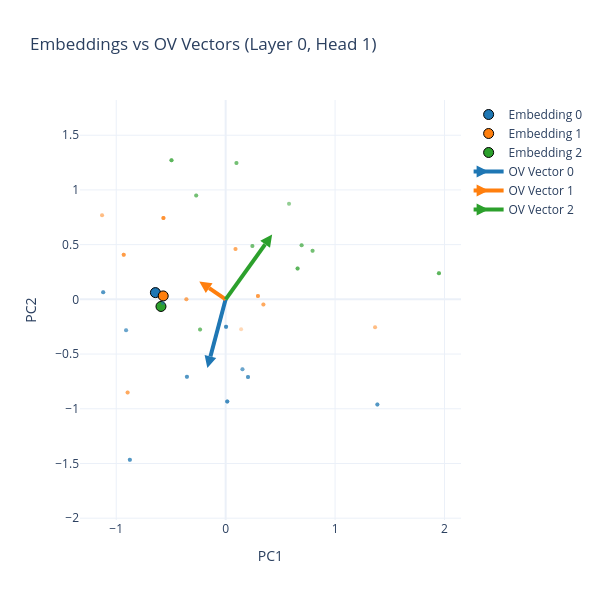

The notebook cell saved with this chart:
### Code cell
plot_real_ov_vectors(model, process, num_seqs=10, seq_len=10, layer_idx=0, head_idx=1)

### Figure 1 — Plotly figure (JSON) as saved in the notebook; plotly's stock layout.template omitted (floating-point values rounded to 4 significant figures)
{"data": [{"marker": {"color": "#1f77b4", "line": {"color": "black", "width": 1}, "size": 10, "symbol": "circle"}, "mode": "markers", "name": "Embedding 0", "type": "scatter", "x": [-0.6419], "y": [0.0616]}, {"marker": {"color": "#ff7f0e", "line": {"color": "black", "width": 1}, "size": 10, "symbol": "circle"}, "mode": "markers", "name": "Embedding 1", "type": "scatter", "x": [-0.5707], "y": [0.03135]}, {"marker": {"color": "#2ca02c", "line": {"color": "black", "width": 1}, "size": 10, "symbol": "circle"}, "mode": "markers", "name": "Embedding 2", "type": "scatter", "x": [-0.5911], "y": [-0.06512]}, {"line": {"color": "#1f77b4", "width": 4}, "marker": {"angleref": "previous", "color": "#1f77b4", "size": 12, "symbol": "arrow-bar-up"}, "mode": "lines+markers", "name": "OV Vector 0", "type": "scatter", "x": [0, -0.1673], "y": [0, -0.6281]}, {"marker": {"color": "#1f77b4", "opacity": 0.3, "size": 4}, "mode": "markers", "showlegend": false, "type": "scatter", "x": [0.2042, -0.5739, 0.01483, -0.8756, 1.387, -0.9101, -0.354, 0.003566, 0.01483, -0.8756, 1.387, -1.119, -0.354, 0.003566, 0.2042, 1.387, -0.9101, 0.01483, -0.9101, 0.1536, -0.354, -0.8756, -1.119, 0.1536, 0.003566, 0.2042, -0.5739, -0.8756, -1.119, -0.354, 0.003566, 1.387, 0.1536, 0.003566, 0.01483, -1.119, 0.2042, 0.01483], "y": [-0.71, -0.03362, -0.9338, -1.466, -0.9621, -0.2819, -0.7082, -0.2496, -0.9338, -1.466, -0.9621, 0.06499, -0.7082, -0.2496, -0.71, -0.9621, -0.2819, -0.9338, -0.2819, -0.6382, -0.7082, -1.466, 0.06499, -0.6382, -0.2496, -0.71, -0.03362, -1.466, 0.06499, -0.7082, -0.2496, -0.9621, -0.6382, -0.2496, -0.9338, 0.06499, -0.71, -0.9338]}, {"line": {"color": "#ff7f0e", "width": 4}, "marker": {"angleref": "previous", "color": "#ff7f0e", "size": 12, "symbol": "arrow-bar-up"}, "mode": "lines+markers", "name": "OV Vector 1", "type": "scatter", "x": [0, -0.2412], "y": [0, 0.164]}, {"marker": {"color": "#ff7f0e", "opacity": 0.3, "size": 4}, "mode": "markers", "showlegend": false, "type": "scatter", "x": [-0.359, -0.9317, -0.359, 0.09013, 0.3449, -0.5686, 0.2951, 0.3449, -0.9317, -0.5686, 0.2951, 0.09013, 1.366, -1.13, 0.1413, 1.366, 0.3449, -0.5686, -0.8959, -1.13, -0.9317, -0.5686, -0.8959, -0.9317, 0.2951, -0.359, 0.09013, -0.5686, -0.8959, 0.2951], "y": [-6.051e-05, 0.4087, -6.051e-05, 0.4591, -0.04651, 0.7443, 0.03172, -0.04651, 0.4087, 0.7443, 0.03172, 0.4591, -0.2555, 0.769, -0.2744, -0.2555, -0.04651, 0.7443, -0.8507, 0.769, 0.4087, 0.7443, -0.8507, 0.4087, 0.03172, -6.051e-05, 0.4591, 0.7443, -0.8507, 0.03172]}, {"line": {"color": "#2ca02c", "width": 4}, "marker": {"angleref": "previous", "color": "#2ca02c", "size": 12, "symbol": "arrow-bar-up"}, "mode": "lines+markers", "name": "OV Vector 2", "type": "scatter", "x": [0, 0.4248], "y": [0, 0.5921]}, {"marker": {"color": "#2ca02c", "opacity": 0.3, "size": 4}, "mode": "markers", "showlegend": false, "type": "scatter", "x": [0.5793, 0.6574, -0.2338, 1.949, -0.495, 0.6943, -0.495, 0.09876, 0.6943, 0.6574, -0.2338, -0.495, 0.2445, 0.7944, 0.09876, -0.2338, 0.5793, 0.7944, 0.09876, -0.269, 0.2445, 0.6574, 1.949, -0.269, 0.6943, 0.6574, 0.2445, 0.7944, 1.949, 1.949, -0.495, -0.269], "y": [0.8735, 0.2822, -0.2759, 0.2389, 1.271, 0.4943, 1.271, 1.245, 0.4943, 0.2822, -0.2759, 1.271, 0.4871, 0.445, 1.245, -0.2759, 0.8735, 0.445, 1.245, 0.9483, 0.4871, 0.2822, 0.2389, 0.9483, 0.4943, 0.2822, 0.4871, 0.445, 0.2389, 0.2389, 1.271, 0.9483]}], "layout": {"height": 600, "title": {"text": " Embeddings vs OV Vectors (Layer 0, Head 1)"}, "width": 600, "xaxis": {"title": {"text": "PC1"}}, "yaxis": {"scaleanchor": "x", "scaleratio": 1, "title": {"text": "PC2"}}}}
